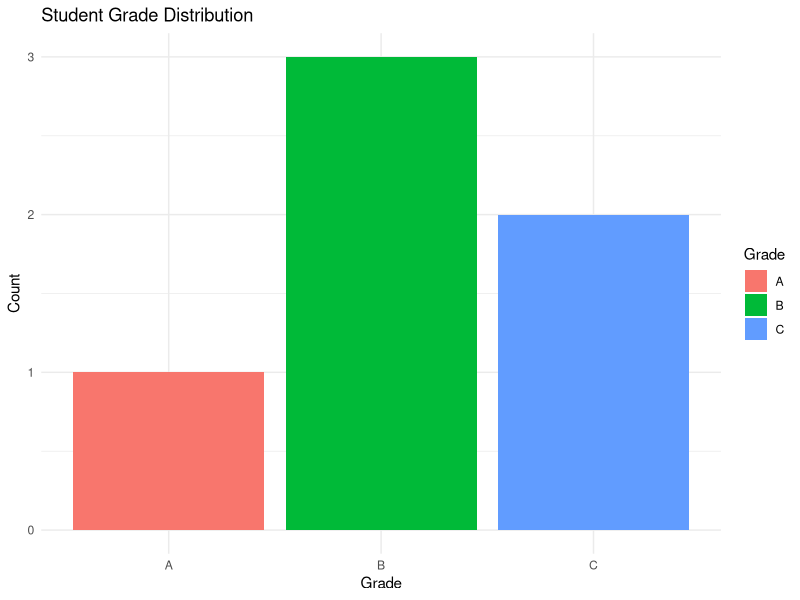
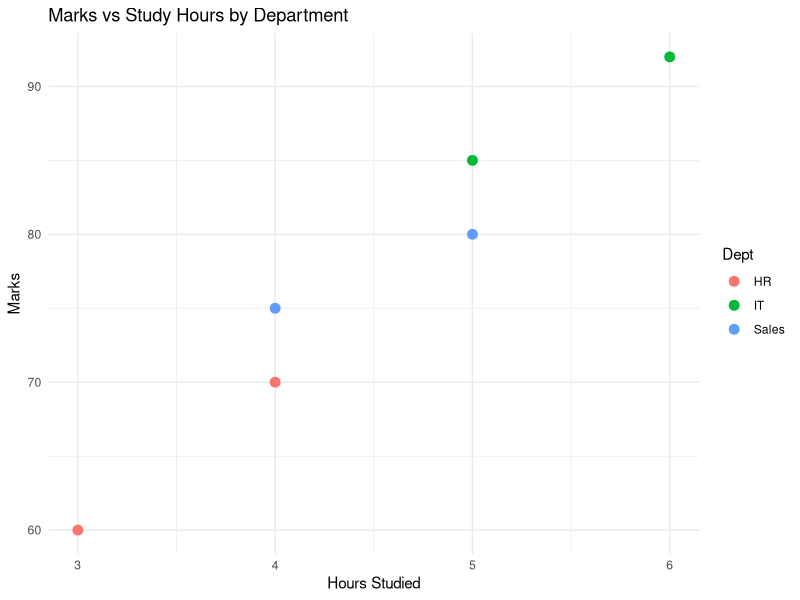
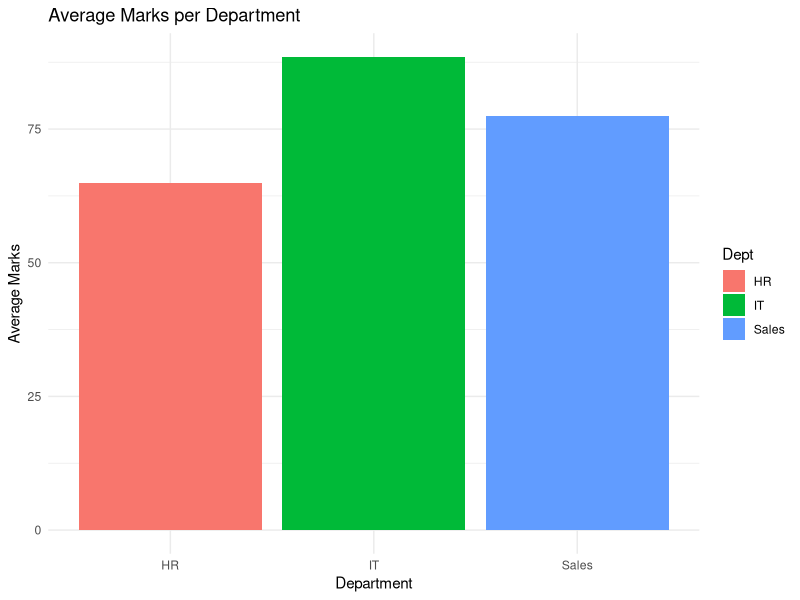

The R source for these figures, in order:
# Q47 – Student Performance Dashboard Project

# Scenario: College wants to monitor student marks.
# Tasks:

# Create a dataset with Name, Dept, Marks, HoursStudied.

# Add Grade based on marks using case_when.

# Calculate average marks per department.

# Visualize:

# Grade distribution (bar chart)

# Marks vs Study Hours (scatter plot, color-coded by department)

# Average marks per department (bar chart)

# Concepts: mutate, group_by, summarize, ggplot2 (geom_bar, geom_point).

library(dplyr)
library(ggplot2)

# Dataset
students <- data.frame(
  Name = c("A","B","C","D","E","F"),
  Dept = c("IT","IT","HR","HR","Sales","Sales"),
  Marks = c(85,92,70,60,75,80),
  HoursStudied = c(5,6,4,3,4,5)
)

# Add Grade column
students <- students %>%
  mutate(Grade = case_when(
    Marks >= 90 ~ "A",
    Marks >= 75 ~ "B",
    Marks >= 60 ~ "C",
    TRUE ~ "Fail"
  ))

print(students)

# Grade distribution
ggplot(students, aes(x=Grade, fill=Grade)) +
  geom_bar() +
  labs(title="Student Grade Distribution", x="Grade", y="Count") +
  theme_minimal()

# Marks vs Study Hours scatter plot
ggplot(students, aes(x=HoursStudied, y=Marks, color=Dept)) +
  geom_point(size=3) +
  labs(title="Marks vs Study Hours by Department", x="Hours Studied", y="Marks") +
  theme_minimal()

# Average marks per department
dept_avg <- students %>%
  group_by(Dept) %>%
  summarize(AverageMarks = mean(Marks))

ggplot(dept_avg, aes(x=Dept, y=AverageMarks, fill=Dept)) +
  geom_bar(stat="identity") +
  labs(title="Average Marks per Department", x="Department", y="Average Marks") +
  theme_minimal()
